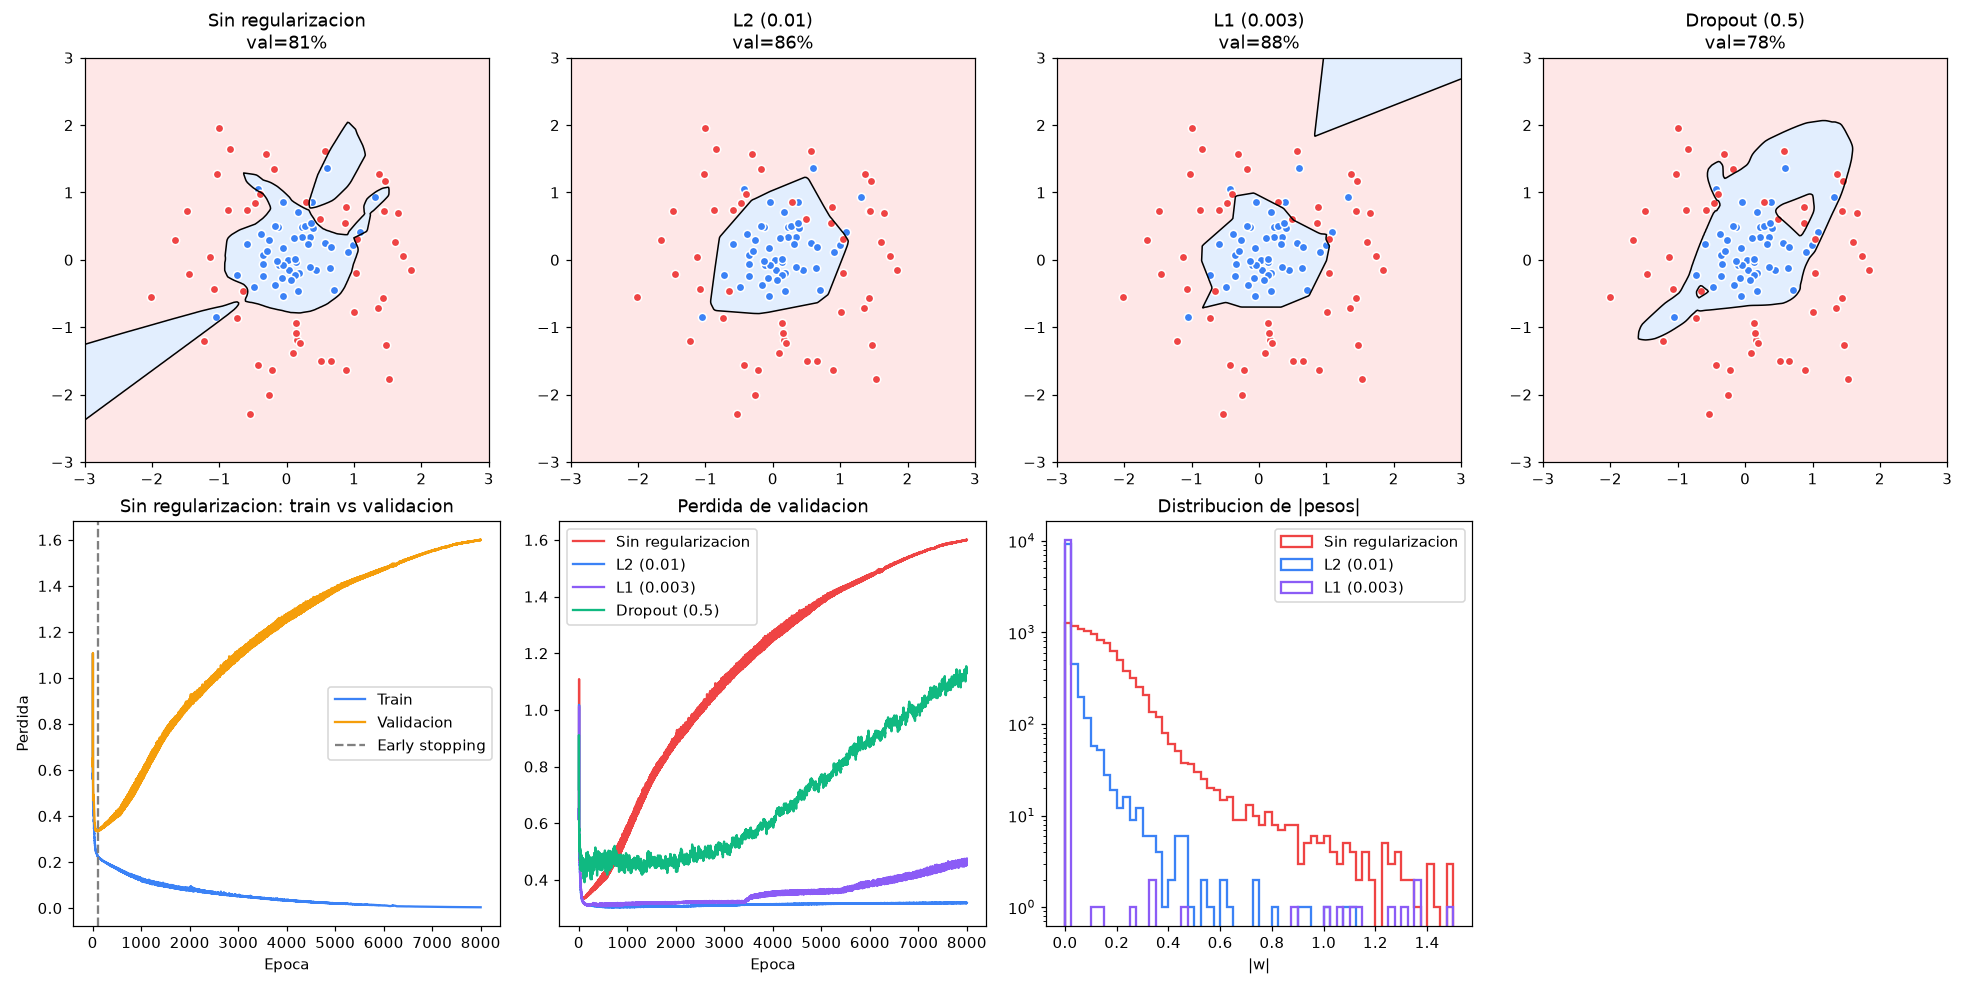

The Python source for this figure:
"""
LECCION 1.6 - REGULARIZACION
============================

Objetivo: ver el overfitting (la red memoriza los datos de entrenamiento
en vez de aprender el patron general) y tres tecnicas para combatirlo:
L2, L1 y dropout. Tambien early stopping: frenar en el momento justo.

En la leccion 1.4 la diferencia entre train y test fue de solo 1 punto,
porque habia 60 000 imagenes. Aqui provocamos el problema a proposito:
  - pocos datos (100 puntos de entrenamiento) y con mucho ruido
  - una red grande (2 -> 100 -> 100 -> 1, ReLU): 10 501 parametros
Con 105 parametros por punto, la red puede memorizar cada punto,
incluidos los que el ruido dejo del lado equivocado.

Usamos 3 conjuntos (ver fundamento de train y test de la leccion 1.4):
  - train (100):      para aprender
  - validacion (400): para comparar tecnicas y elegir cuando frenar
  - test (400):       se mira UNA vez al final, con la tecnica elegida
"""

import numpy as np
import matplotlib.pyplot as plt

np.random.seed(42)


# ============================================================
# PARTE 1: DATOS (circulos con mucho ruido)
# ============================================================
# Mismo generador de la 1.2, con dispersion 0.45 en vez de 0.15: las dos
# clases se mezclan en la zona del medio. Ningun modelo puede acertar el
# 100 % en datos nuevos; el limite lo pone el ruido, no la red.

def generar_datos_circulos(n_por_clase, dispersion=0.45):
    angulos = np.random.uniform(0, 2 * np.pi, 2 * n_por_clase)
    radios = np.hstack([np.random.randn(n_por_clase) * dispersion + 0.5,
                        np.random.randn(n_por_clase) * dispersion + 1.5])
    X = np.column_stack([radios * np.cos(angulos), radios * np.sin(angulos)])
    y = np.hstack([np.zeros(n_por_clase), np.ones(n_por_clase)])
    indices = np.random.permutation(len(X))
    return X[indices], y[indices].reshape(-1, 1)


X_train, Y_train = generar_datos_circulos(50)       # 100 puntos
X_val, Y_val = generar_datos_circulos(200)          # 400 puntos
X_test, Y_test = generar_datos_circulos(200)        # 400 puntos
print(f"Train: {X_train.shape}  Validacion: {X_val.shape}  Test: {X_test.shape}")


# ============================================================
# PARTE 2: LA RED (igual que la 1.5, con ReLU) + DROPOUT
# ============================================================
# Dropout: durante el entrenamiento, en cada epoca se "apaga" al azar una
# fraccion de las neuronas ocultas (su salida se multiplica por 0). Las
# que quedan se dividen por la probabilidad de quedar (1 - dropout), asi
# el valor esperado de la capa no cambia. Al predecir NO se apaga nada.

TAMANOS = [2, 100, 100, 1]


def sigmoid(z):
    return 1.0 / (1.0 + np.exp(-z))


def inicializar_red(semilla=0):
    rng = np.random.default_rng(semilla)          # generador propio: misma inicializacion para todas las tecnicas
    W = [rng.standard_normal((n_in, n_out)) * np.sqrt(2.0 / n_in)
         for n_in, n_out in zip(TAMANOS[:-1], TAMANOS[1:])]
    b = [np.zeros(n_out) for n_out in TAMANOS[1:]]
    return W, b


def forward(X, W, b, dropout=0.0, rng=None):
    """Si dropout > 0 (solo al entrenar), apaga neuronas ocultas al azar."""
    zs, acts, mascaras = [], [X], []
    for capa in range(len(W)):
        z = acts[-1] @ W[capa] + b[capa]
        if capa == len(W) - 1:
            a = sigmoid(z)
        else:
            a = np.maximum(0, z)
            if dropout > 0:
                mascara = (rng.random(a.shape) >= dropout) / (1 - dropout)   # 0 o 1/(1-p)
                a = a * mascara
                mascaras.append(mascara)
        zs.append(z)
        acts.append(a)
    return zs, acts, mascaras


def backward(Y, W, zs, acts, mascaras):
    n = len(Y)
    dW, db = [None] * len(W), [None] * len(W)
    dZ = (acts[-1] - Y) / n
    for capa in reversed(range(len(W))):
        dW[capa] = acts[capa].T @ dZ
        db[capa] = dZ.sum(axis=0)
        if capa > 0:
            dA = dZ @ W[capa].T
            if mascaras:
                dA = dA * mascaras[capa - 1]           # las neuronas apagadas no reciben gradiente
            dZ = dA * (zs[capa - 1] > 0)               # derivada de ReLU
    return dW, db


def perdida(X, Y, W, b):
    """Cross-entropy binaria (sin el termino de regularizacion)."""
    a = np.clip(forward(X, W, b)[1][-1], 1e-12, 1 - 1e-12)
    return -np.mean(Y * np.log(a) + (1 - Y) * np.log(1 - a))


def accuracy(X, Y, W, b):
    return np.mean((forward(X, W, b)[1][-1] >= 0.5) == Y)


# ============================================================
# PARTE 3: ENTRENAMIENTO CON REGULARIZACION
# ============================================================
# L2: a la perdida se le suma  l2/2 * suma(W^2)  -> gradiente extra: l2 * W
#     Cada paso "encoge" todos los pesos un poco, en proporcion a su tamano.
# L1: a la perdida se le suma  l1 * suma(|W|)    -> gradiente extra: l1 * signo(W)
#     Cada paso resta una cantidad fija: los pesos chicos llegan a 0.
# (Los sesgos b no se regularizan: solo mueven la frontera, no la "doblan".)

def entrenar(l2=0.0, l1=0.0, dropout=0.0, tasa_aprendizaje=0.3, epocas=8000):
    W, b = inicializar_red()
    rng = np.random.default_rng(1)
    historial = {"train": [], "val": []}
    for epoca in range(epocas):
        zs, acts, mascaras = forward(X_train, W, b, dropout, rng)
        dW, db = backward(Y_train, W, zs, acts, mascaras)
        for capa in range(len(W)):
            dW[capa] += l2 * W[capa] + l1 * np.sign(W[capa])
            W[capa] -= tasa_aprendizaje * dW[capa]
            b[capa] -= tasa_aprendizaje * db[capa]
        historial["train"].append(perdida(X_train, Y_train, W, b))
        historial["val"].append(perdida(X_val, Y_val, W, b))
    return W, b, historial


TECNICAS = {
    "Sin regularizacion": {},
    "L2 (0.01)": {"l2": 0.01},
    "L1 (0.003)": {"l1": 0.003},
    "Dropout (0.5)": {"dropout": 0.5},
}

print("\n--- Entrenando con cada tecnica (8000 epocas, full-batch) ---")
resultados = {}
for nombre, opciones in TECNICAS.items():
    W, b, hist = entrenar(**opciones)
    mejor_epoca = int(np.argmin(hist["val"]))
    pesos = np.hstack([w.ravel() for w in W])
    resultados[nombre] = {"W": W, "b": b, "hist": hist, "mejor_epoca": mejor_epoca, "pesos": pesos}
    print(f"{nombre:20s} | acc train={accuracy(X_train, Y_train, W, b):.1%}  "
          f"val={accuracy(X_val, Y_val, W, b):.1%} | perdida train={hist['train'][-1]:.3f}  "
          f"val={hist['val'][-1]:.3f} | |w| medio={np.abs(pesos).mean():.3f}  "
          f"pesos ~0: {np.mean(np.abs(pesos) < 1e-3):.0%}")


# ============================================================
# PARTE 4: EARLY STOPPING Y EVALUACION FINAL EN TEST
# ============================================================
# Early stopping: en vez de entrenar las 8000 epocas, quedarse con los
# pesos de la epoca donde la perdida de VALIDACION fue minima.
# Elegimos la tecnica con menor perdida de validacion, y solo entonces
# miramos el test, una unica vez.

sin_reg = resultados["Sin regularizacion"]
print(f"\nSin regularizacion: la perdida de validacion fue minima en la epoca "
      f"{sin_reg['mejor_epoca']} ({sin_reg['hist']['val'][sin_reg['mejor_epoca']]:.3f}) "
      f"y termino en {sin_reg['hist']['val'][-1]:.3f}")

mejor = min(resultados, key=lambda k: resultados[k]["hist"]["val"][-1])
W_m, b_m = resultados[mejor]["W"], resultados[mejor]["b"]
print(f"Tecnica elegida por validacion: {mejor}")
print(f"Accuracy en TEST (una sola vez): {accuracy(X_test, Y_test, W_m, b_m):.1%}")
print(f"(Sin regularizacion, en test:     {accuracy(X_test, Y_test, sin_reg['W'], sin_reg['b']):.1%})")


# ============================================================
# PARTE 5: VISUALIZACION
# ============================================================
# Fila 1: frontera de decision de cada tecnica sobre los 100 puntos de train
# Fila 2: (a) train vs validacion sin regularizacion, (b) validacion de
#         las 4 tecnicas, (c) distribucion de los pesos

fig, ejes = plt.subplots(2, 4, figsize=(18, 9))
xx, yy = np.meshgrid(np.linspace(-3, 3, 250), np.linspace(-3, 3, 250))
grilla = np.column_stack([xx.ravel(), yy.ravel()])
COLORES = ["#EF4444", "#3B82F6", "#8B5CF6", "#10B981"]

for ax, (nombre, r) in zip(ejes[0], resultados.items()):
    prob = forward(grilla, r["W"], r["b"])[1][-1].reshape(xx.shape)
    ax.contourf(xx, yy, prob, levels=[0, 0.5, 1], colors=["#DBEAFE", "#FEE2E2"], alpha=0.8)
    ax.contour(xx, yy, prob, levels=[0.5], colors="black", linewidths=1)
    m0, m1 = Y_train.ravel() == 0, Y_train.ravel() == 1
    ax.scatter(X_train[m0, 0], X_train[m0, 1], color="#3B82F6", edgecolor="white", s=30)
    ax.scatter(X_train[m1, 0], X_train[m1, 1], color="#EF4444", edgecolor="white", s=30)
    ax.set_title(f"{nombre}\nval={accuracy(X_val, Y_val, r['W'], r['b']):.0%}")
    ax.set_aspect("equal")

h = sin_reg["hist"]
ejes[1, 0].plot(h["train"], color="#3B82F6", label="Train")
ejes[1, 0].plot(h["val"], color="#F59E0B", label="Validacion")
ejes[1, 0].axvline(sin_reg["mejor_epoca"], color="gray", linestyle="--", label="Early stopping")
ejes[1, 0].set_title("Sin regularizacion: train vs validacion")
ejes[1, 0].set_xlabel("Epoca")
ejes[1, 0].set_ylabel("Perdida")
ejes[1, 0].legend()

for color, (nombre, r) in zip(COLORES, resultados.items()):
    ejes[1, 1].plot(r["hist"]["val"], color=color, label=nombre)
ejes[1, 1].set_title("Perdida de validacion")
ejes[1, 1].set_xlabel("Epoca")
ejes[1, 1].legend()

for color, (nombre, r) in zip(COLORES, resultados.items()):
    if nombre != "Dropout (0.5)":
        ejes[1, 2].hist(np.abs(r["pesos"]), bins=60, range=(0, 1.5), histtype="step",
                        color=color, label=nombre, linewidth=1.5)
ejes[1, 2].set_yscale("log")
ejes[1, 2].set_title("Distribucion de |pesos|")
ejes[1, 2].set_xlabel("|w|")
ejes[1, 2].legend()

ejes[1, 3].axis("off")
plt.tight_layout()
plt.savefig("07_regularization.png", dpi=110)
print("\nGrafico guardado en: 07_regularization.png")
print("Abriendo ventana con el grafico... (cerrala para que el script termine)")
plt.show()


# ============================================================
# CONCEPTOS CLAVE
# ============================================================
print("""
CONCEPTOS CLAVE DE ESTA LECCION:
1. Overfitting: la perdida de train sigue bajando mientras la de
   validacion sube. La red memoriza ruido en vez de aprender el patron
2. Validacion: un tercer conjunto para comparar tecnicas y elegir
   hiperparametros sin "gastar" el test
3. L2 suma l2*W al gradiente: encoge todos los pesos -> fronteras suaves
4. L1 suma l1*signo(W): lleva muchos pesos exactamente a 0
5. Dropout apaga neuronas al azar al entrenar: la red no puede depender
   de ninguna neurona concreta
6. Early stopping: quedarse con los pesos de la epoca de menor perdida
   de validacion

EXPERIMENTOS SUGERIDOS:
- Prueba l2 = 0.001 y l2 = 0.1: cual es demasiado poco y cual demasiado?
- Genera 1000 puntos de train en vez de 100: sigue habiendo overfitting
  sin regularizacion?
- Cambia dropout a 0.2 y a 0.8
""")
